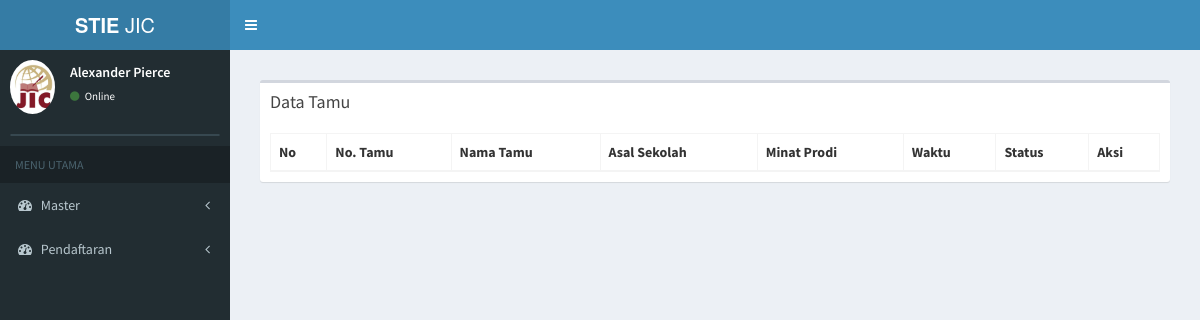
The app's page /index.php/tamu, older data.
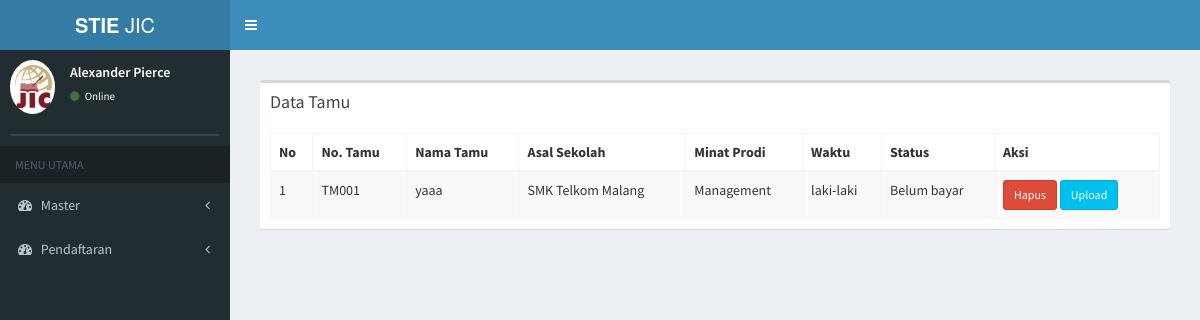
The same page, newer data.
### tables this page shows
CREATE TABLE `tb_pendaftaran` (
  `id_pendaftaran` varchar(6) NOT NULL,
  `tanggal_pendaftaran` date NOT NULL,
  `nama_pendaftar` varchar(50) NOT NULL,
  `jk_pendaftar` varchar(20) NOT NULL,
  `id_sekolah2` varchar(6) NOT NULL,
  `jurusan` varchar(20) NOT NULL,
  `alamat` varchar(100) NOT NULL,
  `email` varchar(30) NOT NULL,
  `no_telp` varchar(15) NOT NULL,
  `waktu` varchar(10) NOT NULL,
  `status_bayar` varchar(20) NOT NULL,
  `id_prodi2` varchar(6) NOT NULL,
  `sumber` varchar(30) NOT NULL,
  `ibu_kandung` varchar(30) NOT NULL,
  `bukti_transfer` text NOT NULL
);

CREATE TABLE `tb_sekolah` (
  `id_sekolah` varchar(6) NOT NULL,
  `nama_sekolah` varchar(30) NOT NULL,
  `alamat_sekolah` text NOT NULL,
  `jenis_sekolah` varchar(6) NOT NULL
);

CREATE TABLE `tb_prodi` (
  `id_prodi` varchar(6) NOT NULL,
  `nama_prodi` varchar(20) NOT NULL,
  `ketua_prodi` varchar(50) NOT NULL
);

### application/controllers/tamu.php (called while the page is built, shortened)
<?php
class Tamu extends CI_Controller {
	public function __construct()
	{
		$this->load->model('tamu_model');
		$this->load->model('daftar_ulang_model');
	}
	public function index(){
				$data['tamu'] = $this->tamu_model->data_tamu();
				$data['main_view'] = 'Tamu/data_tamu_view';
				$this->load->view('template', $data);
	}
}

### index.php (called while the page is built, shortened)
<?php
require_once BASEPATH.'core/CodeIgniter.php';

### application/models/tamu_model.php (called while the page is built, shortened)
<?php
class Tamu_model extends CI_Model {
	public function data_tamu(){
		$this->db->select('*');
		 $this->db->from('tb_pendaftaran');
     $this->db->join('tb_sekolah','tb_sekolah.id_sekolah=tb_pendaftaran.id_sekolah2');
		 $this->db->join('tb_prodi','tb_prodi.id_prodi=tb_pendaftaran.id_prodi2');
		 $query = $this->db->get();
		 return $query->result();
	}
}

### application/views/Tamu/data_tamu_view.php (the view, shortened to what this page needs)
<section class="content">
      <div class="row">
        <div class="col-xs-12">
          <div class="box">
            <div class="box-header">
              <h3 class="box-title">Data Tamu</h3>
            </div>
            <div class="box-body">
              <table id="example1" class="table table-bordered table-striped">
                <thead>
                <tr>
                  <th>No</th>
                  <th>No. Tamu</th>
                  <th>Nama Tamu</th>
                  <th>Asal Sekolah</th>
                  <th>Minat Prodi</th>
                  <th>Waktu</th>
                  <th>Status</th>
                  <th>Aksi</th>
                </tr>
                </thead>
                <tbody>
                <?php
                $no = 0;
                foreach ($tamu as $data) {
                  if ($data->status_bayar == 'Belum bayar') {
                  echo '
                <tr>
                  <td>'.++$no.'</td>
                  <td>'.$data->id_pendaftaran.'
                  </td>
                  <td>'.$data->nama_pendaftar.'</td>
                  <td>'.$data->nama_sekolah.'</td>
                  <td>'.$data->nama_prodi.'</td>
                  <td>'.$data->waktu.'</td>
                  <td>'.$data->status_bayar.'</td>
                  <td>
                     <a href="'.base_url('index.php/tamu/hapus_tamu/'.$data->id_pendaftaran).'" class="btn btn-danger btn-sm">Hapus</a>
                     <a href="'.base_url('index.php/tamu/page_upload/'.$data->id_pendaftaran).'" class="btn btn-info btn-sm">Upload</a>
                  </td>
                </tr>
                ';
              } }
              ?>
                </tbody>
              </table>
            </div>
          </div>
        </div>
      </div>
    </section>

Row changes from the older to the newer data that the page shows:
added tb_pendaftaran: id_pendaftaran "TM001", nama_pendaftar "yaaa", tb_sekolah.nama_sekolah "SMK Telkom Malang", tb_prodi.nama_prodi "Management", waktu "laki-laki", status_bayar "Belum bayar"
